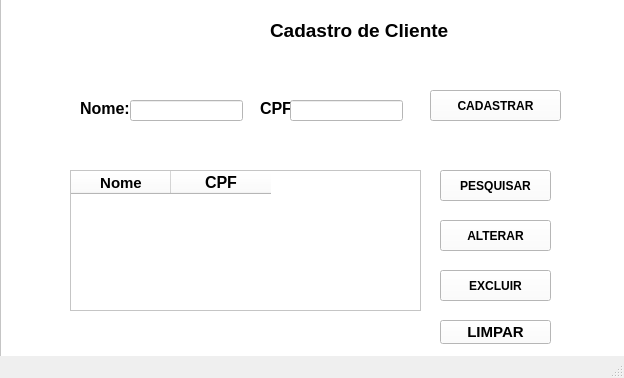
<?xml version="1.0" encoding="UTF-8"?>
<ui version="4.0">
 <class>MainWindow</class>
 <widget class="QMainWindow" name="MainWindow">
  <property name="geometry">
   <rect>
    <x>0</x>
    <y>0</y>
    <width>624</width>
    <height>378</height>
   </rect>
  </property>
  <property name="windowTitle">
   <string>MainWindow</string>
  </property>
  <widget class="QWidget" name="centralwidget">
   <widget class="QFrame" name="frame">
    <property name="geometry">
     <rect>
      <x>0</x>
      <y>-10</y>
      <width>791</width>
      <height>531</height>
     </rect>
    </property>
    <property name="styleSheet">
     <string notr="true">background-color: rgb(255, 255, 255);</string>
    </property>
    <property name="frameShape">
     <enum>QFrame::StyledPanel</enum>
    </property>
    <property name="frameShadow">
     <enum>QFrame::Raised</enum>
    </property>
    <widget class="QLabel" name="label">
     <property name="geometry">
      <rect>
       <x>270</x>
       <y>30</y>
       <width>181</width>
       <height>20</height>
      </rect>
     </property>
     <property name="font">
      <font>
       <pointsize>14</pointsize>
       <bold>true</bold>
      </font>
     </property>
     <property name="text">
      <string>Cadastro de Cliente</string>
     </property>
    </widget>
    <widget class="QLabel" name="label_2">
     <property name="geometry">
      <rect>
       <x>80</x>
       <y>110</y>
       <width>49</width>
       <height>16</height>
      </rect>
     </property>
     <property name="font">
      <font>
       <pointsize>12</pointsize>
       <bold>true</bold>
      </font>
     </property>
     <property name="text">
      <string>Nome:</string>
     </property>
    </widget>
    <widget class="QLabel" name="label_3">
     <property name="geometry">
      <rect>
       <x>260</x>
       <y>110</y>
       <width>49</width>
       <height>16</height>
      </rect>
     </property>
     <property name="font">
      <font>
       <pointsize>12</pointsize>
       <bold>true</bold>
      </font>
     </property>
     <property name="text">
      <string>CPF</string>
     </property>
    </widget>
    <widget class="QPushButton" name="btn_cadastrar">
     <property name="geometry">
      <rect>
       <x>430</x>
       <y>100</y>
       <width>131</width>
       <height>31</height>
      </rect>
     </property>
     <property name="font">
      <font>
       <bold>true</bold>
      </font>
     </property>
     <property name="text">
      <string>CADASTRAR</string>
     </property>
     <property name="icon">
      <iconset resource="icons_.qrc">
       <normaloff>:/icons/icons/cadastro.png</normaloff>:/icons/icons/cadastro.png</iconset>
     </property>
    </widget>
    <widget class="QLineEdit" name="nome_txt">
     <property name="geometry">
      <rect>
       <x>130</x>
       <y>110</y>
       <width>113</width>
       <height>21</height>
      </rect>
     </property>
    </widget>
    <widget class="QLineEdit" name="cpf_txt">
     <property name="geometry">
      <rect>
       <x>290</x>
       <y>110</y>
       <width>113</width>
       <height>21</height>
      </rect>
     </property>
    </widget>
    <widget class="QPushButton" name="btn_pesquisar">
     <property name="geometry">
      <rect>
       <x>440</x>
       <y>180</y>
       <width>111</width>
       <height>31</height>
      </rect>
     </property>
     <property name="font">
      <font>
       <bold>true</bold>
      </font>
     </property>
     <property name="text">
      <string>PESQUISAR</string>
     </property>
     <property name="icon">
      <iconset>
       <normaloff>icons/pesquisar.png</normaloff>icons/pesquisar.png</iconset>
     </property>
    </widget>
    <widget class="QPushButton" name="btn_alterar">
     <property name="geometry">
      <rect>
       <x>440</x>
       <y>230</y>
       <width>111</width>
       <height>31</height>
      </rect>
     </property>
     <property name="font">
      <font>
       <bold>true</bold>
      </font>
     </property>
     <property name="text">
      <string>ALTERAR</string>
     </property>
     <property name="icon">
      <iconset>
       <normaloff>icons/alter.png</normaloff>icons/alter.png</iconset>
     </property>
    </widget>
    <widget class="QPushButton" name="btn_excluir">
     <property name="geometry">
      <rect>
       <x>440</x>
       <y>280</y>
       <width>111</width>
       <height>31</height>
      </rect>
     </property>
     <property name="font">
      <font>
       <bold>true</bold>
      </font>
     </property>
     <property name="text">
      <string>EXCLUIR</string>
     </property>
     <property name="icon">
      <iconset>
       <normaloff>icons/delete.png</normaloff>icons/delete.png</iconset>
     </property>
    </widget>
    <widget class="QTableWidget" name="tableWidget">
     <property name="geometry">
      <rect>
       <x>70</x>
       <y>180</y>
       <width>351</width>
       <height>141</height>
      </rect>
     </property>
     <property name="toolTip">
      <string>tabela de Cliente</string>
     </property>
     <property name="layoutDirection">
      <enum>Qt::LeftToRight</enum>
     </property>
     <column>
      <property name="text">
       <string>Nome</string>
      </property>
      <property name="font">
       <font>
        <pointsize>11</pointsize>
        <bold>true</bold>
       </font>
      </property>
     </column>
     <column>
      <property name="text">
       <string>CPF</string>
      </property>
      <property name="font">
       <font>
        <pointsize>12</pointsize>
        <bold>true</bold>
       </font>
      </property>
     </column>
    </widget>
    <widget class="QPushButton" name="btn_limpar">
     <property name="geometry">
      <rect>
       <x>440</x>
       <y>330</y>
       <width>111</width>
       <height>24</height>
      </rect>
     </property>
     <property name="font">
      <font>
       <pointsize>11</pointsize>
       <bold>true</bold>
      </font>
     </property>
     <property name="text">
      <string>LIMPAR</string>
     </property>
     <property name="icon">
      <iconset>
       <normaloff>icons/limpar.png</normaloff>icons/limpar.png</iconset>
     </property>
    </widget>
   </widget>
  </widget>
  <widget class="QStatusBar" name="statusbar"/>
 </widget>
 <resources>
  <include location="icons_.qrc"/>
 </resources>
 <connections/>
</ui>
